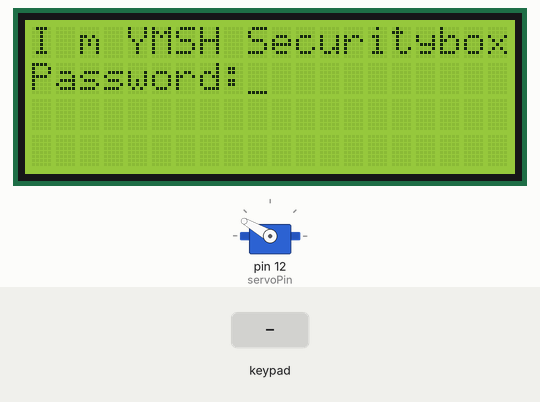
This sketch was run on a simulated Arduino Uno, built with avr-gcc and run on an emulated ATmega328P. Shown: 20×4 character LCD, servo. The test bench sets the inputs (shaded band).

Above: at 1.2 s.
1.3 s: keypad keys 1 2 3 4 # pressed 0.4 s apart
At 3.7 s:
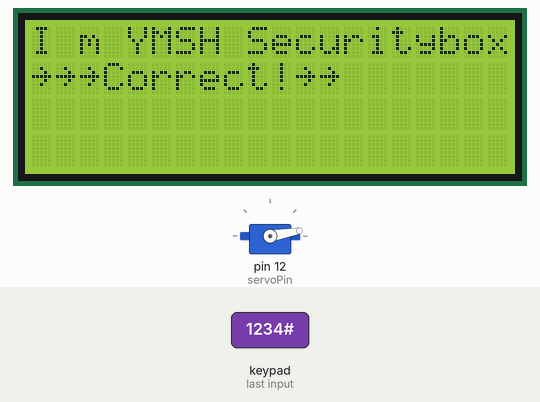
4.8 s: key '*' pressed
7.8 s: keypad keys 1 1 1 0 9 8 # pressed 0.4 s apart
At 11.8 s:
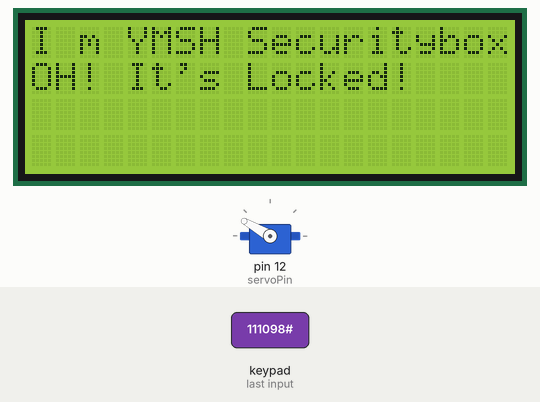
12.1 s: keypad keys 1 1 1 0 9 8 A pressed 0.4 s apart
At 17.6 s:
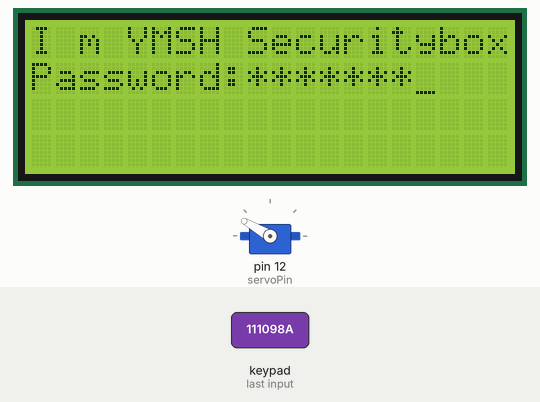
17.9 s: key '1' pressed
At 18.6 s:
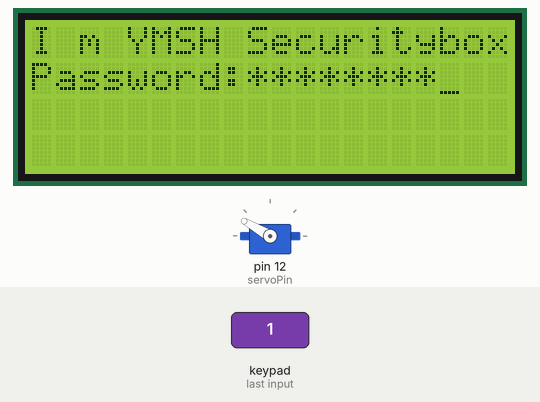
19.4 s: keypad keys 1 1 1 0 9 8 D pressed 0.4 s apart
At 23.0 s:
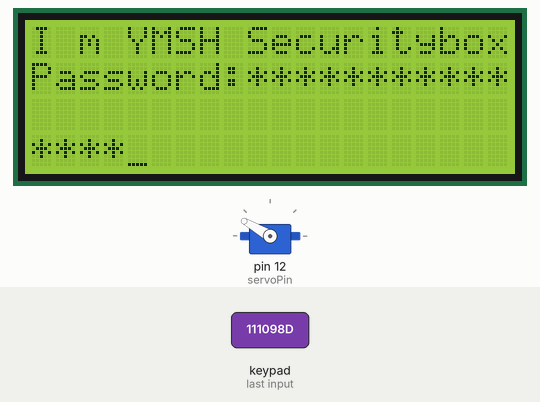
Timing chart, 0 to 24.5 s (numbered marks = the images above; inputs shaded):
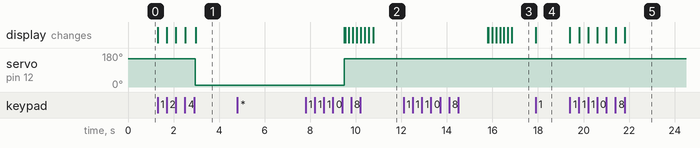

The sketch:

securitybox_code.ino
```cpp
#include <Keypad.h>
#include <Wire.h>
#include <LiquidCrystal_I2C.h>
#include <Servo.h>

// Declare the Servo pin
int servoPin = 12;
// Create a servo object
Servo Servo1;

#define KEY_ROWS 4  // Keypad rows
#define KEY_COLS 4  // Keypad columns
#define LCD_ROWS 4  // LCD rows
#define LCD_COLS 20 // LCD columns

// 設置按鍵模組
char keymap[KEY_ROWS][KEY_COLS] = {
  {'1', '2', '3', 'A'},
  {'4', '5', '6', 'B'},
  {'7', '8', '9', 'C'},
  {'*', '0', '#', 'D'}
};

byte rowPins[KEY_ROWS] = {11, 10, 9, 8}; //改 D-pin
byte colPins[KEY_COLS] = {7, 6, 5, 4}; // 改 D-pin

Keypad keypad = Keypad(makeKeymap(keymap), rowPins, colPins, KEY_ROWS, KEY_COLS);

String passcode = "1234";   // Setting password //改 密碼
String inputCode = "";      // Save the password
bool acceptKey = true;      // Accepting the password entered
LiquidCrystal_I2C lcd(0x3f, 20, 4);

void clearRow(byte n) {
  byte last = LCD_COLS - n;
  lcd.setCursor(n, 1); // Change to the 2nd row, then prints "Pin:"

  for (byte i = 0; i < last; i++) {
    lcd.print(" ");
  }
  lcd.setCursor(n, 1);
}

void resetLocker() {
  lcd.clear();
  lcd.print("I m YMSH Securitybox"); //改 字
  lcd.setCursor(0, 1);  // Change to the 2nd row //更換到第二行文字
  lcd.print("Password:");
  lcd.cursor();       // 輸入密碼
  Servo1.write(150); //The servo locks //改 角度大小 初始角度
  acceptKey = true;
  inputCode = "";
}
void unlockdoor(){ //controls servo that locks the door
  Servo1.write(10); //Degree when the lock opens //改 角度大小
  lcd.setCursor(0,1);
  clearRow(0);
  lcd.print("~~~Correct!~~"); //改 字
  delay(1500); //To make sure the LCD receives the message
}

void checkPinCode() {
  acceptKey = false;  // Not accepting any enter for passcode
  clearRow(0);        // Clear from the 0 numer
  lcd.noCursor();
  lcd.setCursor(0, 1);  // Change to the 2nd row
  // Check the passcode

  if (inputCode == passcode) {

    lcd.print("~~~Correct!~~"); //改 字
    unlockdoor();

  } else {
    lcd.print("OH! It's Locked!"); //改 字

  }
  delay(5000);
  resetLocker();     // Reset LCD and servo
}


void setup() {
  digitalWrite( 12 , LOW );
  Serial.begin(9600);

  lcd.init();
  lcd.backlight();
  Servo1.attach(servoPin);
  Servo1.write(180); //Degree when the servo locks //改 角度大小
  resetLocker();
}

void loop() {
  char key = keypad.getKey();

  if (acceptKey && key != NO_KEY) {
    if (key == '*') {   // Clear
      clearRow(4);  // Clear from the 4th row
      inputCode = "";
    } else if (key == '#') {  // Check passcode
      checkPinCode();
    } else {
      inputCode += key;  // Save
      lcd.print('*');
    }
}
}
```

Measured:
- after the input at 1.3 s, servo on pin 12 (servoPin): 150° → 10° after 1.6 s; the display: first changes at once (image 1 shows a later state)
- after the input at 4.8 s, every drawn part: stays the same
- after the input at 7.8 s, the display: first differs from a run without the input after 1.9 s (image 2 shows a later state)
- after the input at 12.1 s, the display: first differs from a run without the input after 3.7 s (image 3 shows a later state)
- after the input at 17.9 s, the display: changes at once (image 4)
- after the input at 19.4 s, the display: first changes at once (image 5 shows a later state)
